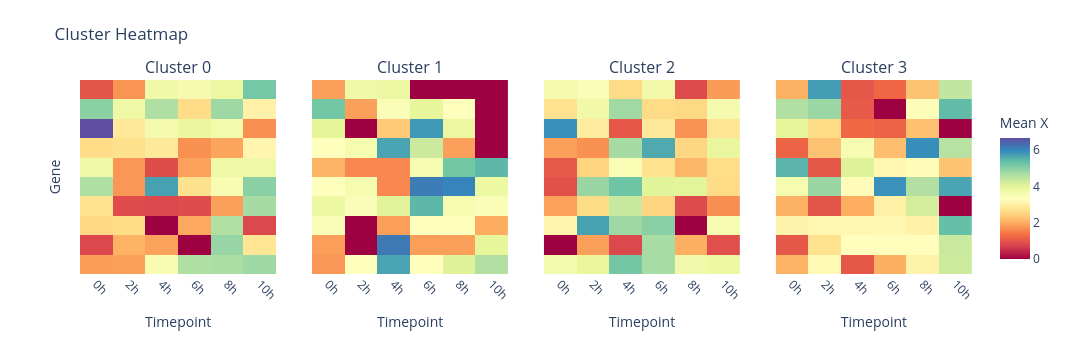

Notebook cell for this chart:
### Code cell
# Visualize per-cluster heatmap

hda.visualize.heatmap_cluster(
    data=subset_top10,
    cluster=cl_hier_traj20,
    key="X",
    kind="trajectory",
    trajectory_id=top_20_traj
)

### Figure 1 — Plotly figure (JSON) as saved in the notebook; plotly's stock layout.template omitted (floating-point values rounded to 4 significant figures)
{"data": [{"colorscale": [[0, "rgb(158,1,66)"], [0.1, "rgb(213,62,79)"], [0.2, "rgb(244,109,67)"], [0.3, "rgb(253,174,97)"], [0.4, "rgb(254,224,139)"], [0.5, "rgb(255,255,191)"], [0.6, "rgb(230,245,152)"], [0.7, "rgb(171,221,164)"], [0.8, "rgb(102,194,165)"], [0.9, "rgb(50,136,189)"], [1, "rgb(94,79,162)"]], "hovertemplate": "<b>Gene</b>: %{y}<br><b>Timepoint</b>: %{x}<br><b>Mean X</b>: %{z:.4f}<extra></extra>", "showscale": false, "type": "heatmap", "x": ["0h", "2h", "4h", "6h", "8h", "10h"], "xaxis": "x", "y": ["YOD1", "SGK1", "PARD6B", "SMAD7", "KLF6", "KLF10", "CEBPD", "PLK2", "ADM", "GRPEL2"], "yaxis": "y", "z": [[1.81, 1.854, 3.538, 4.606, 4.654, 4.774], [0.8212, 2.04, 1.872, 0.0, 4.848, 2.781], [2.555, 2.605, 0.0, 1.928, 4.577, 0.8212], [2.732, 0.8681, 0.8212, 0.8593, 1.849, 4.692], [4.598, 1.748, 5.696, 2.681, 3.541, 4.969], [3.723, 1.748, 0.8742, 1.857, 3.77, 3.77], [2.605, 2.679, 2.837, 1.692, 1.91, 3.117], [6.644, 2.847, 3.602, 3.886, 3.665, 1.68], [4.952, 3.771, 4.591, 2.605, 4.777, 3.035], [0.9862, 1.727, 3.726, 3.603, 3.835, 5.168]], "zmax": 6.644, "zmin": 0}, {"colorscale": [[0, "rgb(158,1,66)"], [0.1, "rgb(213,62,79)"], [0.2, "rgb(244,109,67)"], [0.3, "rgb(253,174,97)"], [0.4, "rgb(254,224,139)"], [0.5, "rgb(255,255,191)"], [0.6, "rgb(230,245,152)"], [0.7, "rgb(171,221,164)"], [0.8, "rgb(102,194,165)"], [0.9, "rgb(50,136,189)"], [1, "rgb(94,79,162)"]], "hovertemplate": "<b>Gene</b>: %{y}<br><b>Timepoint</b>: %{x}<br><b>Mean X</b>: %{z:.4f}<extra></extra>", "showscale": false, "type": "heatmap", "x": ["0h", "2h", "4h", "6h", "8h", "10h"], "xaxis": "x2", "y": ["YOD1", "SGK1", "PARD6B", "SMAD7", "KLF6", "KLF10", "CEBPD", "PLK2", "ADM", "GRPEL2"], "yaxis": "y2", "z": [[1.748, 3.348, 5.659, 3.348, 4.059, 4.56], [1.83, 0.0, 6.158, 1.83, 1.85, 3.943], [3.45, 0.0, 1.83, 3.348, 3.348, 1.979], [3.815, 3.45, 4.039, 5.428, 3.599, 3.45], [3.348, 3.599, 1.6, 6.119, 6.024, 3.808], [2.06, 1.6, 1.6, 3.579, 5.199, 5.428], [3.348, 3.599, 5.658, 4.29, 1.85, 0.0], [3.984, 0.0, 2.365, 5.793, 3.829, 0.0], [5.199, 1.85, 3.45, 3.943, 3.348, 0.0], [1.85, 3.713, 3.829, 0.0, 0.0, 0.0]], "zmax": 6.644, "zmin": 0}, {"colorscale": [[0, "rgb(158,1,66)"], [0.1, "rgb(213,62,79)"], [0.2, "rgb(244,109,67)"], [0.3, "rgb(253,174,97)"], [0.4, "rgb(254,224,139)"], [0.5, "rgb(255,255,191)"], [0.6, "rgb(230,245,152)"], [0.7, "rgb(171,221,164)"], [0.8, "rgb(102,194,165)"], [0.9, "rgb(50,136,189)"], [1, "rgb(94,79,162)"]], "hovertemplate": "<b>Gene</b>: %{y}<br><b>Timepoint</b>: %{x}<br><b>Mean X</b>: %{z:.4f}<extra></extra>", "showscale": false, "type": "heatmap", "x": ["0h", "2h", "4h", "6h", "8h", "10h"], "xaxis": "x3", "y": ["YOD1", "SGK1", "PARD6B", "SMAD7", "KLF6", "KLF10", "CEBPD", "PLK2", "ADM", "GRPEL2"], "yaxis": "y3", "z": [[3.663, 3.912, 5.186, 4.686, 3.682, 3.814], [0.0, 1.852, 0.8212, 4.686, 2.007, 0.9014], [3.085, 5.683, 4.798, 4.965, 0.0, 3.578], [1.862, 2.622, 4.348, 2.505, 0.8456, 1.662], [0.9316, 4.812, 5.239, 4.028, 4.011, 2.598], [1.031, 2.5, 3.503, 2.697, 2.095, 2.63], [1.854, 1.694, 4.697, 5.599, 2.539, 3.894], [5.896, 2.888, 1.02, 2.852, 1.718, 2.773], [2.706, 3.694, 4.753, 2.591, 2.564, 3.631], [3.632, 3.447, 2.595, 3.679, 0.8482, 1.798]], "zmax": 6.644, "zmin": 0}, {"colorbar": {"len": 0.85, "title": {"text": "Mean X"}, "y": 0.45}, "colorscale": [[0, "rgb(158,1,66)"], [0.1, "rgb(213,62,79)"], [0.2, "rgb(244,109,67)"], [0.3, "rgb(253,174,97)"], [0.4, "rgb(254,224,139)"], [0.5, "rgb(255,255,191)"], [0.6, "rgb(230,245,152)"], [0.7, "rgb(171,221,164)"], [0.8, "rgb(102,194,165)"], [0.9, "rgb(50,136,189)"], [1, "rgb(94,79,162)"]], "hovertemplate": "<b>Gene</b>: %{y}<br><b>Timepoint</b>: %{x}<br><b>Mean X</b>: %{z:.4f}<extra></extra>", "showscale": true, "type": "heatmap", "x": ["0h", "2h", "4h", "6h", "8h", "10h"], "xaxis": "x4", "y": ["YOD1", "SGK1", "PARD6B", "SMAD7", "KLF6", "KLF10", "CEBPD", "PLK2", "ADM", "GRPEL2"], "yaxis": "y4", "z": [[2.064, 3.19, 1.015, 2.003, 3.057, 4.264], [1.015, 2.709, 3.291, 3.273, 3.279, 4.325], [3.06, 3.161, 3.137, 3.152, 3.014, 5.336], [2.037, 0.9882, 2.0, 2.996, 4.201, 0.0], [3.586, 4.82, 3.242, 5.876, 4.564, 5.657], [5.474, 1.012, 4.064, 3.161, 3.242, 2.287], [1.187, 2.256, 3.575, 2.219, 5.912, 4.506], [3.928, 2.604, 1.264, 1.187, 2.245, 0.0], [4.567, 4.804, 1.049, 0.0, 3.437, 5.381], [2.037, 5.75, 1.012, 1.234, 2.261, 4.403]], "zmax": 6.644, "zmin": 0}], "layout": {"annotations": [{"font": {"size": 16}, "showarrow": false, "text": "Cluster 0", "x": 0.11, "xanchor": "center", "xref": "paper", "y": 1, "yanchor": "bottom", "yref": "paper"}, {"font": {"size": 16}, "showarrow": false, "text": "Cluster 1", "x": 0.37, "xanchor": "center", "xref": "paper", "y": 1, "yanchor": "bottom", "yref": "paper"}, {"font": {"size": 16}, "showarrow": false, "text": "Cluster 2", "x": 0.63, "xanchor": "center", "xref": "paper", "y": 1, "yanchor": "bottom", "yref": "paper"}, {"font": {"size": 16}, "showarrow": false, "text": "Cluster 3", "x": 0.89, "xanchor": "center", "xref": "paper", "y": 1, "yanchor": "bottom", "yref": "paper"}], "height": 340, "margin": {"b": 60, "l": 80, "r": 120, "t": 80}, "paper_bgcolor": "white", "plot_bgcolor": "white", "title": {"text": "Cluster Heatmap"}, "width": 1275, "xaxis": {"anchor": "y", "domain": [0, 0.22], "tickangle": 45, "title": {"text": "Timepoint"}}, "xaxis2": {"anchor": "y2", "domain": [0.26, 0.48], "tickangle": 45, "title": {"text": "Timepoint"}}, "xaxis3": {"anchor": "y3", "domain": [0.52, 0.74], "tickangle": 45, "title": {"text": "Timepoint"}}, "xaxis4": {"anchor": "y4", "domain": [0.78, 1], "tickangle": 45, "title": {"text": "Timepoint"}}, "yaxis": {"anchor": "x", "domain": [0, 1], "showticklabels": false, "title": {"text": "Gene"}}, "yaxis2": {"anchor": "x2", "domain": [0, 1], "showticklabels": false, "title": {"text": ""}}, "yaxis3": {"anchor": "x3", "domain": [0, 1], "showticklabels": false, "title": {"text": ""}}, "yaxis4": {"anchor": "x4", "domain": [0, 1], "showticklabels": false, "title": {"text": ""}}}}
